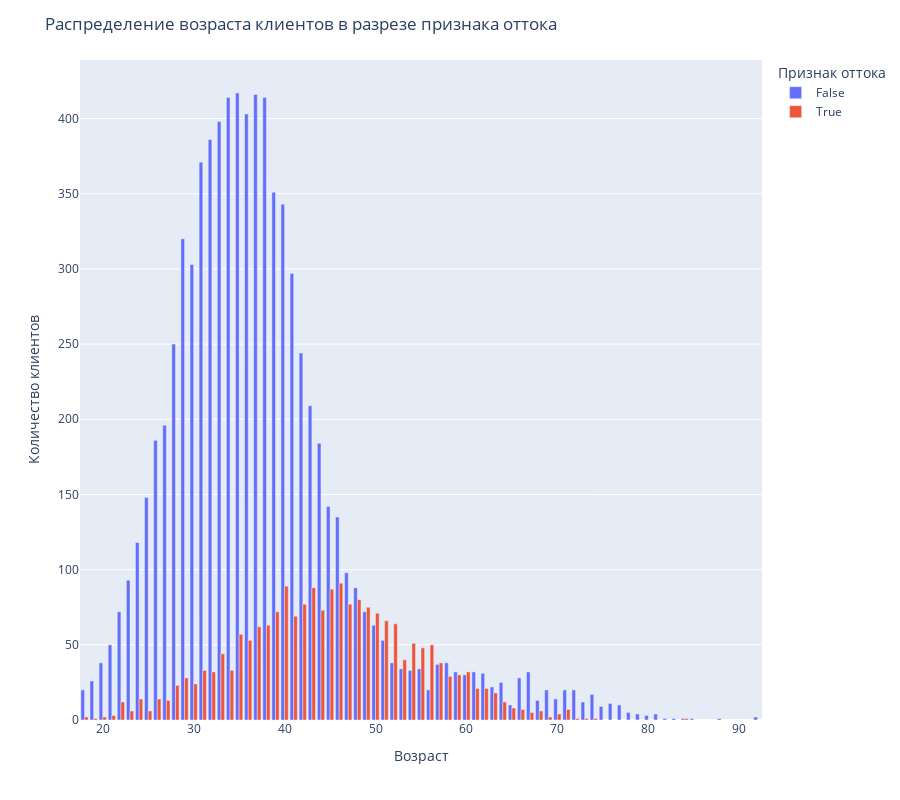

This figure's notebook cell:
### Code cell
age_df = churn_data.groupby(['Exited','Age'], as_index=False)['Age'].value_counts()
age_df['Exited'] = age_df['Exited'].astype(bool)

fig = px.bar(
    data_frame=age_df,
    x='Age',
    y='count',
    barmode="group",
    color='Exited'
)
fig.update_layout(
    title='Распределение возраста клиентов в разрезе признака оттока',
    xaxis_title="Возраст",
    yaxis_title="Количество клиентов",
    height=800, #высота
    legend_title='Признак оттока',
    legend_orientation='v'
)
fig.show()

### Figure 1 — Plotly figure (JSON) as saved in the notebook; plotly's stock layout.template omitted (floating-point values rounded to 4 significant figures)
{"data": [{"alignmentgroup": "True", "hovertemplate": "Exited=False<br>Age=%{x}<br>count=%{y}<extra></extra>", "legendgroup": "False", "marker": {"color": "#636efa", "pattern": {"shape": ""}}, "name": "False", "offsetgroup": "False", "orientation": "v", "showlegend": true, "textposition": "auto", "type": "bar", "x": [18, 19, 20, 21, 22, 23, 24, 25, 26, 27, 28, 29, 30, 31, 32, 33, 34, 35, 36, 37, 38, 39, 40, 41, 42, 43, 44, 45, 46, 47, 48, 49, 50, 51, 52, 53, 54, 55, 56, 57, 58, 59, 60, 61, 62, 63, 64, 65, 66, 67, 68, 69, 70, 71, 72, 73, 74, 75, 76, 77, 78, 79, 80, 81, 82, 83, 84, 85, 88, 92], "xaxis": "x", "y": [20, 26, 38, 50, 72, 93, 118, 148, 186, 196, 250, 320, 303, 371, 386, 398, 414, 417, 403, 416, 414, 351, 343, 297, 244, 209, 184, 142, 135, 98, 88, 72, 63, 53, 38, 34, 33, 34, 20, 37, 38, 32, 30, 32, 31, 22, 25, 10, 28, 32, 13, 20, 14, 20, 20, 12, 17, 9, 11, 10, 5, 4, 3, 4, 1, 1, 1, 1, 1, 2], "yaxis": "y"}, {"alignmentgroup": "True", "hovertemplate": "Exited=True<br>Age=%{x}<br>count=%{y}<extra></extra>", "legendgroup": "True", "marker": {"color": "#EF553B", "pattern": {"shape": ""}}, "name": "True", "offsetgroup": "True", "orientation": "v", "showlegend": true, "textposition": "auto", "type": "bar", "x": [18, 19, 20, 21, 22, 23, 24, 25, 26, 27, 28, 29, 30, 31, 32, 33, 34, 35, 36, 37, 38, 39, 40, 41, 42, 43, 44, 45, 46, 47, 48, 49, 50, 51, 52, 53, 54, 55, 56, 57, 58, 59, 60, 61, 62, 63, 64, 65, 66, 67, 68, 69, 70, 71, 72, 73, 74, 84], "xaxis": "x", "y": [2, 1, 2, 3, 12, 6, 14, 6, 14, 13, 23, 28, 24, 33, 32, 44, 33, 57, 53, 62, 63, 72, 89, 69, 77, 88, 73, 87, 91, 77, 80, 75, 71, 66, 64, 40, 51, 48, 50, 38, 29, 30, 32, 21, 21, 18, 12, 8, 7, 5, 6, 2, 4, 7, 1, 1, 1, 1], "yaxis": "y"}], "layout": {"barmode": "group", "height": 800, "legend": {"orientation": "v", "title": {"text": "Признак оттока"}, "tracegroupgap": 0}, "margin": {"t": 60}, "title": {"text": "Распределение возраста клиентов в разрезе признака оттока"}, "xaxis": {"anchor": "y", "domain": [0, 1], "title": {"text": "Возраст"}}, "yaxis": {"anchor": "x", "domain": [0, 1], "title": {"text": "Количество клиентов"}}}}
